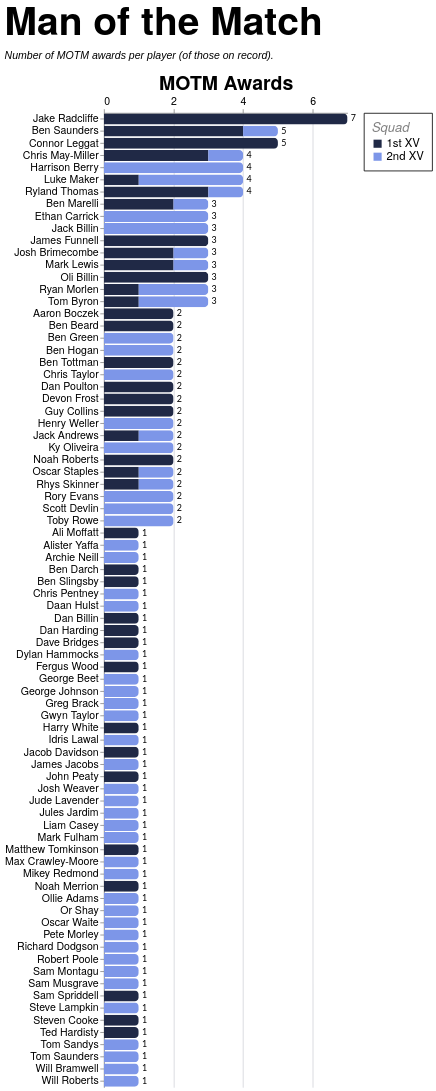

Vega-Lite specification for this chart:
### Vega-Lite specification from a JSON file in a GitHub repository (floating-point values rounded to 4 significant figures; data arrays with more than 128 entries replaced by an {"elided": "..."} marker saying what was removed)
{"config": {"axis": {"labelFont": "PT Sans Narrow, Helvetica Neue, Helvetica, Arial, sans-serif", "titleFont": "PT Sans Narrow, Helvetica Neue, Helvetica, Arial, sans-serif", "labelFontSize": 13, "titleFontSize": 24, "gridColor": "#202947", "gridOpacity": 0.2, "zindex": 1}, "text": {"font": "Lato, sans-serif"}, "bar": {"cornerRadiusEnd": 5}, "header": {"labelFont": "PT Sans Narrow, Helvetica Neue, Helvetica, Arial, sans-serif", "titleFont": "PT Sans Narrow, Helvetica Neue, Helvetica, Arial, sans-serif", "labelFontSize": 24, "titleFontSize": 28, "labelFontWeight": "bold", "orient": "left"}, "legend": {"labelFont": "PT Sans Narrow, Helvetica Neue, Helvetica, Arial, sans-serif", "titleFont": "PT Sans Narrow, Helvetica Neue, Helvetica, Arial, sans-serif", "labelFontSize": 14, "titleFontSize": 16, "titlePadding": 5, "fillColor": "white", "strokeColor": "black", "padding": 10, "titleFontWeight": "lighter", "titleFontStyle": "italic", "titleColor": "gray", "offset": 10}, "title": {"font": "PT Sans Narrow, Helvetica Neue, Helvetica, Arial, sans-serif", "fontSize": 48, "fontWeight": "bold", "anchor": "start", "align": "center", "titlePadding": 20, "subtitlePadding": 10, "subtitleFontSize": 13, "subtitleColor": "", "subtitleFontStyle": "italic", "offset": 15, "color": "black"}, "axisX": {"labelAngle": 0}, "facet": {"title": null, "header": null, "align": {"row": "each", "column": "each"}, "spacing": 10}, "resolve": {"scale": {"y": "independent", "facet": "independent"}}, "background": "transparent", "scale": {"offsetBandPaddingOuter": 0.2, "offsetBandPaddingInner": 0.1}, "view": {"stroke": null, "background": "transparent"}}, "layer": [{"mark": {"type": "bar"}, "encoding": {"color": {"field": "squad", "legend": {"labelExpr": "datum.value + ' XV'", "offset": 20, "orient": "right", "title": "Squad"}, "scale": {"domain": ["1st", "2nd"], "range": ["#202946", "#7d96e8"]}, "sort": ["1st", "2nd"], "type": "nominal"}, "tooltip": [{"field": "player", "title": "Player", "type": "nominal"}, {"field": "squad", "title": "Squad", "type": "nominal"}, {"field": "position", "title": "Position", "type": "nominal"}, {"field": "unit", "title": "Unit", "type": "nominal"}, {"aggregate": "sum", "field": "motm_awards", "title": "MOTM Awards", "type": "quantitative"}, {"aggregate": "max", "field": "player_total", "title": "Total", "type": "quantitative"}], "x": {"aggregate": "sum", "axis": {"orient": "top", "title": "MOTM Awards"}, "field": "motm_awards", "type": "quantitative"}, "y": {"field": "player", "sort": {"field": "player_total", "op": "max", "order": "descending"}, "title": null, "type": "nominal"}}}, {"mark": {"type": "text", "align": "left", "baseline": "middle", "color": "black", "dx": 4, "fontSize": 11}, "encoding": {"text": {"field": "total_awards", "format": ".0f", "type": "quantitative"}, "x": {"axis": {"format": ".0f", "orient": "top", "tickCount": 3, "title": "MOTM Awards"}, "field": "total_awards", "type": "quantitative"}, "y": {"field": "player", "sort": {"field": "player_total", "op": "max", "order": "descending"}, "title": null, "type": "nominal"}}, "transform": [{"aggregate": [{"op": "sum", "field": "motm_awards", "as": "total_awards"}, {"op": "max", "field": "player_total", "as": "player_total"}], "groupby": ["player"]}]}], "data": {"name": "data-85a857601fe64cc452d46b8ab11014d4"}, "height": {"step": 15}, "params": [{"name": "seasonParam", "value": []}, {"name": "gameTypesParam", "value": []}, {"name": "squadParam", "value": "All"}], "title": {"text": "Man of the Match", "subtitle": "Number of MOTM awards per player (of those on record)."}, "transform": [{"filter": "length(seasonParam) === 0 || indexof(seasonParam, datum.season) >= 0"}, {"filter": "length(gameTypesParam) === 0 || indexof(gameTypesParam, datum.game_type) >= 0"}, {"filter": "squadParam === \"All\" || datum.squad === squadParam"}, {"joinaggregate": [{"op": "sum", "field": "motm_awards", "as": "player_total"}], "groupby": ["player"]}, {"filter": "datum.player_total > 0"}], "width": 300, "$schema": "https://vega.github.io/schema/vega-lite/v5.20.1.json", "datasets": {"data-85a857601fe64cc452d46b8ab11014d4": {"elided": "130 records"}}}
